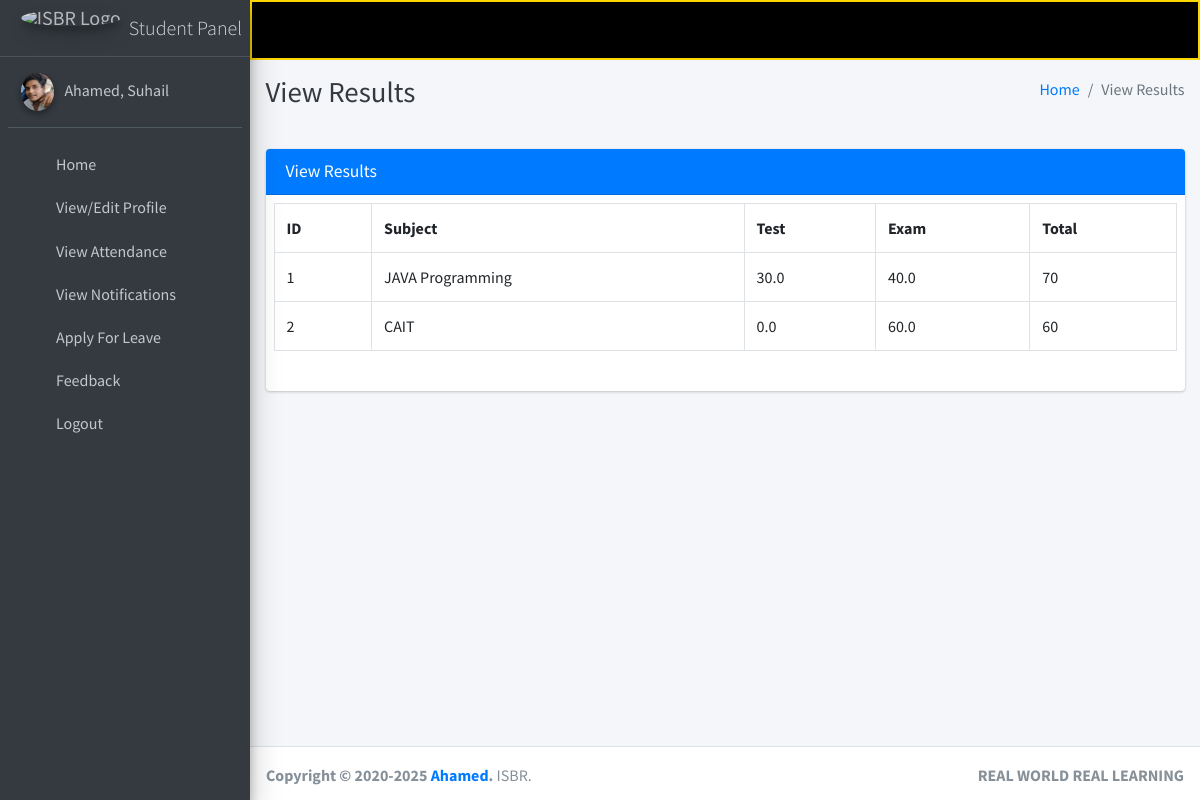
Page /student/view/result/ (signed in) on the committed database.
### main_app/models.py (models this page shows)
class CustomUser(AbstractUser):
    USER_TYPE = ((1, "HOD"), (2, "Staff"), (3, "Student"))
    GENDER = [("M", "Male"), ("F", "Female")]
    username = None  # Removed username, using email instead
    email = models.EmailField(unique=True)
    user_type = models.CharField(default=1, choices=USER_TYPE, max_length=1)
    gender = models.CharField(max_length=1, choices=GENDER)
    profile_pic = models.ImageField()
    address = models.TextField()
    fcm_token = models.TextField(default="")  # For firebase notifications
    created_at = models.DateTimeField(auto_now_add=True)
    updated_at = models.DateTimeField(auto_now=True)
    USERNAME_FIELD = "email"
    REQUIRED_FIELDS = []
    objects = CustomUserManager()
    def __str__(self):
        return self.last_name + ", " + self.first_name

class StudentResult(models.Model):
    student = models.ForeignKey(Student, on_delete=models.CASCADE)
    subject = models.ForeignKey(Subject, on_delete=models.CASCADE)
    test = models.FloatField(default=0)
    exam = models.FloatField(default=0)
    created_at = models.DateTimeField(auto_now_add=True)
    updated_at = models.DateTimeField(auto_now=True)

class Subject(models.Model):
    name = models.CharField(max_length=120)
    staff = models.ForeignKey(Staff,on_delete=models.CASCADE,)
    course = models.ForeignKey(Course, on_delete=models.CASCADE)
    updated_at = models.DateTimeField(auto_now=True)
    created_at = models.DateTimeField(auto_now_add=True)
    def __str__(self):
        return self.name

### main_app/student_views.py (the view)
# urls.py: path('student/view/result/', student_views.student_view_result,
def student_view_result(request):
    student = get_object_or_404(Student, admin=request.user)
    results = StudentResult.objects.filter(student=student)
    context = {
        'results': results,
        'page_title': "View Results"
    }
    return render(request, "student_template/student_view_result.html", context)

### main_app/templates/student_template/student_view_result.html
{% extends 'main_app/base.html' %}
{% load static %}
{% block page_title %}{{page_title}}{% endblock page_title %}
{% block content %}
<section class="content">
    <div class="container-fluid">
        <div class="row">
            <div class="col-md-12">
<div class="card card-primary">
    <div class="card-header"><h3 class="card-title">{{page_title}}</h3>
    </div>
   <div class="table p-2">
       <table class="table table-bordered">
           <tr>
               <th>ID</th>
               <th>Subject</th>
               <th>Test</th>
               <th>Exam</th>
               <th>Total</th>
        </tr>
        {% for result in results %}
        <tr>
            <td>{{forloop.counter}}</td>
            <td>{{ result.subject }}</td>
            <td>{{ result.test }}</td>
            <td>{{ result.exam }}</td>
            <td>{{ result.test|add:result.exam }}</td>
            </tr>
            {% endfor %}
        </table>
    </div>
    </div>
            </div>
        </div>
    </div>
</section>
{% endblock content %}

### main_app/templates/main_app/sidebar_template.html (shortened to what this page needs)
{% load static %}
<aside class="main-sidebar sidebar-dark-warning elevation-4">
{% if request.user.user_type == '1' %}
    <a href="{% url 'admin_home' %}" class="brand-link">
        <img src="{% static 'dist/img/img.png' %} " alt="ISBR Logo"
            class="brand-image img-circle elevation-3" style="opacity: .8">
        <span class="brand-text font-weight-light">Admin Panel</span>
    </a>
    <div class="sidebar" style="background-color: black; color: #FFD700; border: 2px solid #FFD700;">
        <div class="user-panel mt-3 pb-3 mb-3 d-flex">
            <div class="image">
                <img src="{{ request.user.profile_pic}}" class="img-circle elevation-2" alt="User Image">
            </div>
            <div class="info">
                <a href="#" class="d-block">{{user}}</a>
            </div>
        </div>
        <nav class="mt-2">
            <ul class="nav nav-pills nav-sidebar flex-column" data-widget="treeview" role="menu" data-accordion="false">
                <li class="nav-item">
                    {% url 'admin_home' as admin_home %}
                    <a href="{{admin_home}}" class="nav-link {% if admin_home == request.path %} active {% endif %}">
                        <i class="nav-icon fas fa-th"></i>
                        <p>
                            Home
                        </p>
                    </a>
                </li>
                <li class="nav-item">
                    {% url 'admin_view_profile' as admin_view_profile %}
                    <a href="{{admin_view_profile}}" class="nav-link {% if admin_view_profile == request.path %} active {% endif %}">
                        <i class="nav-icon fas fa-th"></i>
                        <p>
                            View/Edit Profile
                        </p>
                    </a>
                </li>
                <li class="nav-item">
                    {% url 'admin_notify_staff' as admin_notify_staff %}
                    <a href="{{admin_notify_staff}}" class="nav-link {% if admin_notify_staff == request.path %} active {% endif %}">
                        <i class="nav-icon fas fa-th"></i>
                        <p>
                            Notify Staff
                        </p>
                    </a>
                </li>
                <li class="nav-item">
                    {% url 'admin_notify_student' as admin_notify_student %}
                    <a href="{{admin_notify_student}}" class="nav-link {% if admin_notify_student == request.path %} active {% endif %}">
                        <i class="nav-icon fas fa-th"></i>
                        <p>
                            Notify Student
                        </p>
                    </a>
                </li>
                <li class="nav-item">
                    {% url 'add_staff' as add_staff %}
                    <a href="{{add_staff}}" class="nav-link {% if add_staff == request.path %} active {% endif %}">
                        <i class="nav-icon fas fa-th"></i>
                        <p>
                            Add Staff
                        </p>
                    </a>
                </li>
                <li class="nav-item">
                    {% url 'manage_staff' as manage_staff %}
                    {% url 'edit_staff' staff_id as edit_staff %}
                    <a href="{{manage_staff}}"
                        class="nav-link {% if manage_staff == request.path or request.path == edit_staff %} active {% endif %}">
                        <i class="nav-icon fas fa-th"></i>
                        <p>
                            Manage Staff
                        </p>
                    </a>
                </li>
                <li class="nav-item">
                    {% url 'add_student' as add_student%}
                    <a href="{{add_student}}" class="nav-link  {% if add_student == request.path %} active {% endif %}">
                        <i class="nav-icon fas fa-th"></i>
                        <p>
                            Add Student
                        </p>
                    </a>
                </li>
                <li class="nav-item">
                    {% url 'manage_student' as manage_student %}
                    {% url 'edit_student' student_id as edit_student %}
                    <a href="{{manage_student}}"
                        class="nav-link  {% if edit_student == request.path or manage_student == request.path %} active {% endif %}">
                        <i class="nav-icon fas fa-th"></i>
                        <p>
                            Manage Student
                        </p>
                    </a>
                </li>
                <li class="nav-item">
                    {% url 'add_course' as add_course %}
                    <a href="{{add_course}}" class="nav-link  {% if add_course == request.path %} active {% endif %}">
                        <i class="nav-icon fas fa-th"></i>
                        <p>
                            Add Course
                        </p>
                    </a>
                </li>
                <li class="nav-item">
                    {% url 'manage_course' as manage_course %}
                    {% url 'edit_course' course_id as edit_course %}
                    <a href="{{manage_course}}"
                        class="nav-link  {% if edit_course == request.path or manage_course == request.path %} active {% endif %}">
                        <i class="nav-icon fas fa-th"></i>
                        <p>
                            Manage Course
                        </p>
                    </a>
                </li>
                <li class="nav-item">
                    {% url 'add_subject' as add_subject %}
                    <a href="{{add_subject}}" class="nav-link  {% if add_subject == request.path %} active {% endif %}">
                        <i class="nav-icon fas fa-th"></i>
                        <p>
                            Add Subject
                        </p>
                    </a>
                </li>
                <li class="nav-item">
                    {% url 'manage_subject' as manage_subject %}
                    {% url 'edit_subject' subject_id as edit_subject %}
                    <a href="{{manage_subject}}"
                        class="nav-link  {% if edit_subject == request.path or manage_subject == request.path %} active {% endif %}">
                        <i class="nav-icon fas fa-th"></i>
                        <p>
                            Manage Subject
                        </p>
                    </a>
                </li>
                <li class="nav-item">
                    {% url 'add_session' as add_session %}
                    <a href="{{add_session}}" class="nav-link  {% if add_session == request.path %} active {% endif %}">
                        <i class="nav-icon fas fa-th"></i>
                        <p>
                            Add Session
                        </p>
                    </a>
                </li>
                <li class="nav-item">
                {% url 'manage_session' as manage_session %}
                {% url 'edit_session' session_id as edit_session %}
                <a href="{{manage_session}}"
                    class="nav-link  {% if edit_session == request.path or manage_session == request.path %} active {% endif %}">
                    <i class="nav-icon fas fa-th"></i>
                    <p>
                        Manage Session
                    </p>
                </a>
        </li>
                <li class="nav-item">
                    {% url 'admin_view_attendance' as admin_view_attendance %}
                    <li class="nav-item">
                        <a href="{{admin_view_attendance}}" class="nav-link  {% if admin_view_attendance == request.path %} active {% endif %}">
                            <i class="nav-icon fas fa-th"></i>
                            <p>
                                View Attendance
                            </p>
                        </a>
                    </li>
            <li class="nav-item">
                {% url 'student_feedback_message' as student_feedback_message %}
                <a href="{{ student_feedback_message }}" class="nav-link  {% if student_feedback_message == request.path %} active {% endif %}">
                    <i class="nav-icon fas fa-th"></i>
                    <p>
                        Student Feedback
                        </p>
                    </a>
                </li>
                <li class="nav-item">
                {% url 'staff_feedback_message' as staff_feedback_message %}
                    <a href="{{staff_feedback_message}}" class="nav-link   {% if staff_feedback_message == request.path %} active {% endif %}">
                        <i class="nav-icon fas fa-th"></i>
                        <p>
                            Staff Feedback
                        </p>
                    </a>
                </li>
                <li class="nav-item">
                {% url 'view_staff_leave' as view_staff_leave %}
                    <a href="{{view_staff_leave}}" class="nav-link  {% if view_staff_leave == request.path %} active {% endif %}">
                        <i class="nav-icon fas fa-th"></i>
                        <p>
                            Staff Leave
                        </p>
                    </a>
                </li>
                <li class="nav-item">
                {% url 'view_student_leave' as view_student_leave %}
                    <a href="{% url 'view_student_leave' %}" class="nav-link  {% if view_student_leave == request.path %} active {% endif %}">
                        <i class="nav-icon fas fa-th"></i>
                        <p>
                            Student Leave
                        </p>
                    </a>
                </li>
{% else %}
    <a href="" class="brand-link">
        <img src="{% static 'dist/img/img.png' %} " alt="ISBR Logo"
            class="brand-image img-circle elevation-3" style="opacity: .8">
        <span class="brand-text font-weight-light">Student Panel</span>
    </a>
    <div class="sidebar">
        <div class="user-panel mt-3 pb-3 mb-3 d-flex">
            <div class="image">
                <img src="{{ request.user.profile_pic}}" class="img-circle elevation-2" alt="User Image">
            </div>
            <div class="info">
                <a href="#" class="d-block">{{user}}</a>
            </div>
        </div>
        <nav class="mt-2">
            <ul class="nav nav-pills nav-sidebar flex-column" data-widget="treeview" role="menu" data-accordion="false">
                <li class="nav-item">
                    {% url 'student_home' as student_home %}
                    <a href="{{student_home}}" class="nav-link {% if student_home == request.path %} active {% endif %}">
                        <i class="nav-icon fas fa-th"></i>
                        <p>
                            Home
                        </p>
                    </a>
                </li>
                <li class="nav-item">
                    {% url 'student_view_profile' as student_view_profile %}
                    <a href="{{student_view_profile}}" class="nav-link {% if student_view_profile == request.path %} active {% endif %}">
                        <i class="nav-icon fas fa-th"></i>
                        <p>
                            View/Edit Profile
                        </p>
                    </a>
                </li>
                <li class="nav-item">
                    {% url 'student_view_attendance' as student_view_attendance %}
                    <a href="{{student_view_attendance}}" class="nav-link {% if student_view_attendance == request.path %} active {% endif %}">
                        <i class="nav-icon fas fa-th"></i>
                        <p>View Attendance</p>
                    </a>
                </li>
                <li class="nav-item">
                    {% url 'student_view_notification' as student_view_notification %}
                    <a href="{{student_view_notification}}" class="nav-link {% if student_view_notification == request.path %} active {% endif %}">
                        <i class="nav-icon fas fa-th"></i>
                        <p>
                           View Notifications
                        </p>
                    </a>
                </li>
                <li class="nav-item">
                    {% url 'student_apply_leave' as student_apply_leave %}
                    <a href="{{student_apply_leave}}" class="nav-link {% if student_apply_leave == request.path %} active {% endif %}">
                        <i class="nav-icon fas fa-th"></i>
                        <p>
                           Apply For Leave
                        </p>
                    </a>
                </li>
                <li class="nav-item">
                    {% url 'student_feedback' as student_feedback %}
                    <a href="{{student_feedback}}" class="nav-link {% if student_feedback == request.path %} active {% endif %}">
                        <i class="nav-icon fas fa-th"></i>
                        <p>
                           Feedback
                        </p>
                    </a>
                </li>
{% endif %}
<li class="nav-item">
    <a href="{% url 'user_logout' %}" onclick="return confirm('Your session would be terminated.\n\nProceed?')" class="nav-link">
        <i class="nav-icon fas fa-th"></i>
        <p>
            Logout
        </p>
    </a>
</li>
</ul>
</nav>
</div>
</aside>

### rows in the picture
CustomUser: user.profile_pic (picture), last_name+first_name "Ahamed, Suhail"
StudentResult: subject "JAVA Programming", test "30.0", exam "40.0", test|add "70"
StudentResult: subject "CAIT", test "0.0", exam "60.0", test|add "60"

### other values in the picture
{{ page_title }} "View Results"
